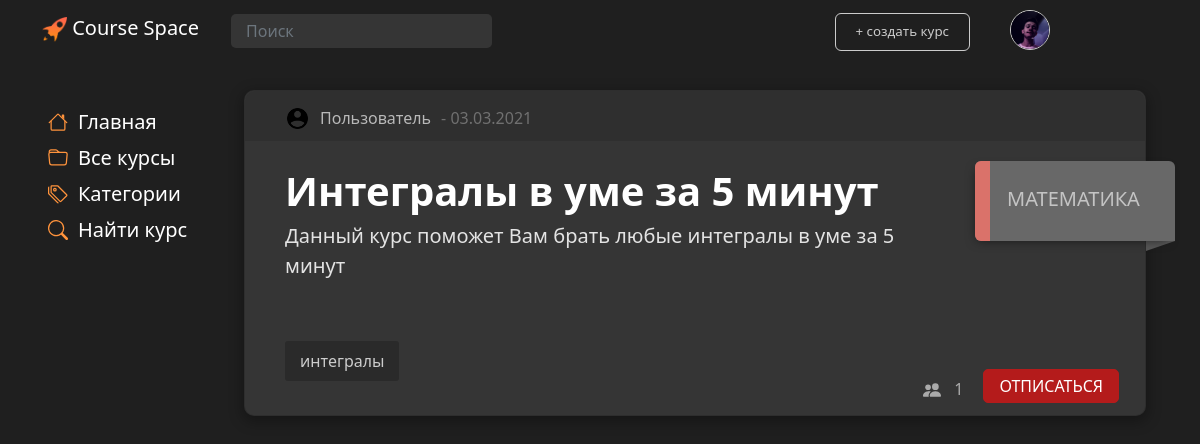
The app's page /main/course/3/ (signed in) with its own data.
### main/models.py (models this page shows, shortened)
class Profile(models.Model):
    user = models.OneToOneField(settings.AUTH_USER_MODEL, on_delete=models.CASCADE, null=True, )
    surname = models.CharField('surname', max_length=80, null=False)
    name = models.CharField('name', max_length=80, null=False)
    profile_pic = models.ImageField(null=True, blank=True, upload_to="images/profile/")
    birth_date = models.DateField(null=True, blank=True)
    class Meta:
        db_table = 'Profile'

class Courses(models.Model):
    title = models.CharField('title', max_length=80, null=False)
    description = models.TextField('description')
    date = models.TextField('date')
    category = models.ForeignKey(Categories, models.DO_NOTHING, db_column='Category_id')  # Field name made lowercase.
    author = models.ForeignKey(Authors, models.DO_NOTHING, db_column='Author_id')  # Field name made lowercase.
    class Meta:
        db_table = 'Courses'
    def __str__(self):
        return self.title

class Authors(models.Model):
    name = models.CharField('name', max_length=80, null=False)
    user = models.ForeignKey(settings.AUTH_USER_MODEL, models.DO_NOTHING, db_column='User_id')  # Field name made lowercase.
    class Meta:
        db_table = 'Authors'

class CoursesTags(models.Model):
    tag = models.ForeignKey('Tags', on_delete=models.CASCADE, db_column='Tag_id')  # Field name made lowercase.
    course = models.ForeignKey(Courses, on_delete=models.CASCADE, db_column='Course_id')  # Field name made lowercase.
    class Meta:
        db_table = 'Courses_Tags'

class Tags(models.Model):
    title = models.TextField('path')
    class Meta:
        db_table = 'Tags'
    def __str__(self):
        return self.title

class Categories(models.Model):
    title = models.CharField('title', max_length=30, null=False)
    class Meta:
        db_table = 'Categories'
    def __str__(self):
        return self.title

### main/views.py (the view)
# urls.py: path('/course/<int:course_id>/', show_course, name='course'),
def show_course(request, course_id):
    course = Courses.objects.filter(id=course_id)
    all_categories = Categories.objects.all()
    course_tags = CoursesTags.objects.filter(course_id=course_id)
    user = request.user
    user_has_course = CoursesUsers.objects.filter(course_id=course_id, user_id=user.id)
    course_users = CoursesUsers.objects.values('course_id').annotate(total=Count('id'))
    context = {
        'categories': all_categories,
        'courses': course,
        'title': course[0],
        'user_has_course': user_has_course,
        'tags': course_tags,
        'count_users': course_users,
    }
    return render(request, 'main/course.html', context=context)

### main/templates/main/course.html (shortened to what this page needs)
{% extends 'main/base.html' %}
{% block style %}
    {% load static %}
{% endblock %}
{% block content %}
    {% block list %}
        <div class="container">
            <div class="row">
                {% for el in courses%}
                            <div class="card block" id="{{ el.id }}">
                                <div class="cardHeader">
                                    <div class="author">
                                    {% if user.profile.profile_pic %}
                                      <img class="courseAuthorAvatarProfile" src="{{el.author.user.profile.profile_pic.url}}">
                                    {% else %}
                                      <img class="courseAuthorAvatarProfile" src="{% static 'main/img/user96.png' %}"><br><br>
                                    {% endif %}
                                    <div id="authorname">
                                         {{ el.author.user.profile.name }} {{ el.author.user.profile.surname }}
                                    </div>
                            </div>
                                    <div class="date"> - {{ el.date }}</div>
                                </div>
                            <div class="cardContainer">
                                <div class="lable">
                                    <div class="text">
                                        <div class="title fs-1">{{ el.title }}</div>
                                    </div>
                                </div>
                                    <div class="desk fs-5">{{el.description|truncatewords:50}}</div>
                                <div class="tags"></br>
                                    {% for tag in tags %}
                                        {% if tag.course.pk == el.pk %}
                                        <div>
                                            {{ tag.tag }}
                                        </div>
                                        {% endif %}
                                    {% endfor %}
                                </div>
                            </div>
                            <div class="stat">
                                <div class="usercount">{% for c in count_users %}{% if c.course_id == el.pk %}{{ c.total }}{% endif %}{% endfor %}</div>
                                {% if user_has_course%}
                                    <div class="userhascourse" onclick="window.location.href = '{% url 'unsub_course' el.pk  %}'">ОТПИСАТЬСЯ</div>
                                {% else %}
                                    <div class="go" onclick="window.location.href = '{% url 'sub_course' el.pk  %}'">ЗАПИСАТЬСЯ</div>
                                {% endif %}
                            </div>
                            <div class="categoryLable">
                                <div class="categor">
                                    <div class="pointBtn" id="l{{ el.category.pk }}"></div>
                                    <div class="categLableText">{{ el.category }}</div>
                                </div>
                            </div>
                            <div class="categoryLableBottom">
                            </div>
                        </div>
                {% endfor %}
            </div>
        </div>
    {% endblock %}
    {% load static %}
{% endblock %}

### main/templates/main/base.html (shortened to what this page needs)
<!DOCTYPE html>
<html lang="ru">
<head>
    {% load static %}
    <link href="https://cdn.jsdelivr.net/npm/bootstrap@5.0.1/dist/css/bootstrap.min.css" rel="stylesheet">
    <link rel="stylesheet" href=" {%  static 'main/css/style.css'%}">
</head>
<body>
<nav class="navbar fixed-top  navbar-expand-md navbar-dark">
        <div class="container">
            <a onclick="window.location.href = '/main/home';" class="navbar-brand fs-5 mb-0 mx-0  ms-0" id="logo">
                <img src="{%  static 'landing/img/logo.png' %}" id="logo_img" width="25" height="25" class="d-inline-block" alt="" loading="lazy">
                Course Space
            </a>
            {% if user.is_authenticated %}
                <a onclick="window.location.href = '{% url 'user_page' user.pk %}'" class="nav-link ">
                    <div id="user">
                        {% if user.profile.profile_pic %}
                            <img class="courseAuthorAvatarProfileBase" src="{{user.profile.profile_pic.url}}">
                        {% else %}
                            <img class="courseAuthorAvatarProfileBase" src="{% static 'main/img/user96.png' %}"><br><br>
                        {% endif %}
                    </div>
                </a>
            {% else %}
                <a onclick="window.location.href = '{% url 'login' %}'" class="nav-link ">
                    <div id="loginBtn">
                        Войти
                    </div>
                </a>
            {% endif %}
            <div class="collapse navbar-collapse " id="navbarContent">
                <ul class="navbar-nav me-auto ">
                    <form action="{% url 'results' %}" method="get" class=" fs-6">
                        <input name="q"  type="text" placeholder="Поиск" class="form-control">
                    </form>
                    {% if user.is_authenticated %}
                        <li class="nav-item" id="createBtn">
                                <button onclick="window.location.href = '{% url 'create_course' %}';" class="nav-link" id="addCourse">
                                    + cоздать курс
                                </button>
                            </li>
                    {% endif %}
                </ul>
            </div>
        </div>
    </nav>
    <div class="container">
        <div class="row">
            <div class="col-2 menucol">
            <div class="List Min navLeft" id=Categories>
        <div class="navLine fs-5" id="navLineHome" onclick="window.location.href ='{% url 'home'%}'">
            <div>Главная</div></div>
        <div class="navLine fs-5" id="navLineAll" onclick="window.location.href = '/main';">
            <div>Все курсы</div></div>
        <div class="navLine fs-5" id="navLineCategory" onclick="window.location.href ='{% url 'categories'%}'">
            <div>Категории</div></div>
        <div class="navLine fs-5" id="navLineSearch" onclick="window.location.href = '{% url 'search_course' %}'">
            <div>Найти курс</div></div>
    </div>
        </div>
        <div class="col">
            {% block content %}
            {% endblock %}
        </div>
        </div>
    </div>
</body>
</html>

### main/static/main/css/design-tokens/colors.css (style rules this page uses)
:root { --black: rgb(31, 31, 31); --lblack: #353535; --llblack: #cbcbcb; --gray: #AAAAAA; --lgray: #D3D3D3; --white: #F0F0F0; --lwhite: #FAFAFA; --lred: #b41b1b; --llred: #b22d2d; --c1: #d5dafa; --c2: #d2e6fd; --c3: #d7fcd7; --c4: #f8fccc; --c5: #fde6cf; --c6: #fdcfcc; --c7: #fdcaf2; --c8: #d1d5f8; --c9: #1F1F1F; --ch1: #c6cdfa; --ch2: #bfdaf8; --ch3: #c3fac3; --ch4: #f1f7ae; --ch5: #fcdab9; --ch6: #f8b8b3; --ch7: #fcb0eb; --ch8: #b7bef8; --ch9: #1f1b1b; --tc1: #7d8df8; --tc2: #68adfc; --tc3: #76df76; --tc4: #c5d140; --tc5: #e2a669; --tc6: #da726a; --tc7: #d667be; --tc8: #646ec9; --tc9: #ffffff; }

### main/static/main/css/design-tokens/img.css (style rules this page uses)
.courseAuthorAvatarProfileBase { object-fit: cover; width: 40px; height: 40px; border-radius: 25px; border-style: solid; border-width: 1px; border-color: var(--llblack); }
.courseAuthorAvatarProfile { object-fit: cover; width: 25px; height: 25px; border-radius: 25px; border-width: 2px; border-color: var(--white); }

### main/static/main/css/design-tokens/text.css (style rules this page uses)
#logo { color: white; }
#user { align-items: center; display: flex; flex: none; color: var(--white); }

### main/static/main/css/design-tokens/MainBlock.css (style rules this page uses)
.navbar { background-color: var(--black); }
body { background-color: var(--black); margin-top: 80px; padding-bottom: 100px; }
.navLine { display: flex; width: 200px; font-weight: 100; padding-top: 3px; padding-bottom: 3px; padding-left: 6px; border-radius: 3px; transition: 0.2s; cursor: pointer; }
.navLine svg { margin-top: 5px; margin-right: 10px; }

### main/static/main/css/design-tokens/form.css (style rules this page uses)
.form-control { background-color: var(--lblack); border-radius: 5px; border: none; padding: 5px 15px; margin-top: 5px; color: var(--gray); }
input { background-color: var(--lblack); border-radius: 5px; border: none; padding: 5px 15px; margin-top: 5px; color: var(--gray); }

### main/static/main/css/design-tokens/button.css (style rules this page uses)
button { background-color: var(--black); color: var(--white); font-size: 10pt; border-radius: 6px; text-align: center; border: none; transition: 0.3s; margin-top: 5px; -webkit-touch-callout: none; -webkit-user-select: none; -khtml-user-select: none; -moz-user-select: none; -ms-user-select: none; user-select: none; }
#addCourse { border-color: var(--llblack); border-style: solid; border-width: 1px; width: 100%; color: var(--llblack); padding-left: 20px; padding-right: 20px; }

### main/static/main/css/design-tokens/MediaQueries.css (style rules this page uses)
@media screen and (min-width: 768px) { #user { position: absolute; right: 150px; top: 10px; } }
@media screen and (min-width: 768px) { #createBtn { position: absolute; right: 230px; top: 8px; } }
@media screen and (min-width: 768px) { .card .lable { width: calc(100% - 210px); } }
@media screen and (min-width: 768px) { .card .desk { width: calc(100% - 210px); } }

### records on screen
Courses: author.user.profile.profile_pic (picture), author.user.profile.name "Пользователь", date "03.03.2021", title "Интегралы в уме за 5 минут", description "Данный курс поможет Вам брать любые интегралы в уме за 5 минут", total "1", category "МАТЕМАТИКА"
CoursesTags: tag "интегралы"
